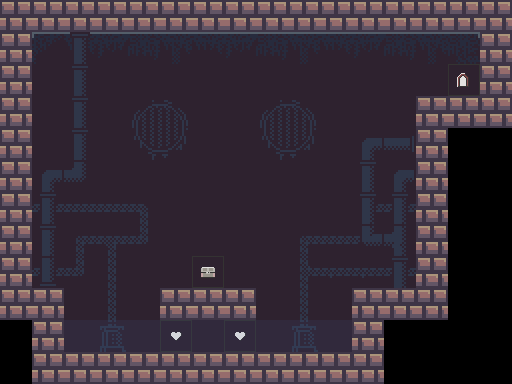

Rendered tile map (Tiled .tmx) drawn with the repository's tilesets; below, a short description and the full map source, tile grids included:
An orthogonal 16x12 tile map with 32x32 px tiles, 7 tile layers (BG, DT, TR, OB, ...), 2 tilesets.

<map version="1.4" tiledversion="1.4.3" orientation="orthogonal" renderorder="right-down" width="16" height="12" tilewidth="32" tileheight="32" infinite="0" nextlayerid="8" nextobjectid="1">
 <tileset firstgid="1" source="Terrain.tsx" />
 <tileset firstgid="1025" source="Objects.tsx" />
 <layer id="1" name="BG" width="16" height="12">
  <data encoding="csv">
257,257,257,257,257,257,257,257,257,257,257,257,257,257,257,257,
257,257,257,257,257,257,257,257,257,257,257,257,257,257,257,257,
257,257,257,257,257,257,257,257,257,257,257,257,257,257,257,257,
257,257,257,257,257,257,257,257,257,257,257,257,257,257,257,257,
257,257,257,257,257,257,257,257,257,257,257,257,257,257,0,0,
257,257,257,257,257,257,257,257,257,257,257,257,257,257,0,0,
257,257,257,257,257,257,257,257,257,257,257,257,257,257,0,0,
257,257,257,257,257,257,257,257,257,257,257,257,257,257,0,0,
257,257,257,257,257,257,257,257,257,257,257,257,257,257,0,0,
257,257,257,257,257,257,257,257,257,257,257,257,257,257,0,0,
0,0,257,257,257,257,257,257,257,257,257,257,0,0,0,0,
0,0,257,257,257,257,257,257,257,257,257,257,0,0,0,0
</data>
 </layer>
 <layer id="2" name="DT" width="16" height="12">
  <data encoding="csv">
0,0,0,0,0,0,0,0,0,0,0,0,0,0,0,0,
0,549,552,553,554,555,552,553,554,555,552,553,554,555,581,0,
0,0,0,0,0,0,0,0,0,0,0,0,0,0,0,0,
0,0,0,0,578,579,0,0,578,579,0,0,0,0,0,0,
0,0,0,0,610,611,0,0,610,611,0,0,0,0,0,0,
0,0,0,0,0,0,0,0,0,0,0,0,0,0,0,0,
0,650,650,650,588,0,0,0,0,0,0,585,650,0,0,0,
0,0,585,619,651,0,0,0,0,585,650,651,0,0,0,0,
0,650,651,617,0,0,0,0,0,618,586,586,586,0,0,0,
0,0,0,617,0,0,0,0,0,617,0,0,0,0,0,0,
0,0,0,652,0,0,0,0,0,652,0,0,0,0,0,0,
0,0,0,0,0,0,0,0,0,0,0,0,0,0,0,0
</data>
 </layer>
 <layer id="3" name="TR" width="16" height="12">
  <data encoding="csv">
69,69,69,69,69,69,69,69,69,69,69,69,69,69,69,69,
69,0,0,0,0,0,0,0,0,0,0,0,0,0,0,69,
69,0,0,0,0,0,0,0,0,0,0,0,0,0,0,69,
69,0,0,0,0,0,0,0,0,0,0,0,0,69,69,69,
69,0,0,0,0,0,0,0,0,0,0,0,0,69,0,0,
69,0,0,0,0,0,0,0,0,0,0,0,0,69,0,0,
69,0,0,0,0,0,0,0,0,0,0,0,0,69,0,0,
69,0,0,0,0,0,0,0,0,0,0,0,0,69,0,0,
69,0,0,0,0,0,0,0,0,0,0,0,0,69,0,0,
69,69,0,0,0,69,69,69,0,0,0,69,69,69,0,0,
0,69,0,0,0,0,0,0,0,0,0,69,0,0,0,0,
0,69,69,69,69,69,69,69,69,69,69,69,0,0,0,0
</data>
 </layer>
 <layer id="4" name="OB" width="16" height="12">
  <properties>
   <property name="14,2" value="map:D1CD,x:6,y:25" />
   <property name="6,8" value="persist" />
  </properties>
  <data encoding="csv">
0,0,0,0,0,0,0,0,0,0,0,0,0,0,0,0,
0,0,0,0,0,0,0,0,0,0,0,0,0,0,0,0,
0,0,0,0,0,0,0,0,0,0,0,0,0,0,1026,0,
0,0,0,0,0,0,0,0,0,0,0,0,0,0,0,0,
0,0,0,0,0,0,0,0,0,0,0,0,0,0,0,0,
0,0,0,0,0,0,0,0,0,0,0,0,0,0,0,0,
0,0,0,0,0,0,0,0,0,0,0,0,0,0,0,0,
0,0,0,0,0,0,0,0,0,0,0,0,0,0,0,0,
0,0,0,0,0,0,1033,0,0,0,0,0,0,0,0,0,
0,0,0,0,0,0,0,0,0,0,0,0,0,0,0,0,
0,0,0,0,0,1027,0,1027,0,0,0,0,0,0,0,0,
0,0,0,0,0,0,0,0,0,0,0,0,0,0,0,0
</data>
 </layer>
 <layer id="5" name="EN" width="16" height="12">
  <data encoding="csv">
0,0,0,0,0,0,0,0,0,0,0,0,0,0,0,0,
0,0,0,0,0,0,0,0,0,0,0,0,0,0,0,0,
0,0,0,0,0,0,0,0,0,0,0,0,0,0,0,0,
0,0,0,0,0,0,0,0,0,0,0,0,0,0,0,0,
0,0,0,0,0,0,0,0,0,0,0,0,0,0,0,0,
0,0,0,0,0,0,0,0,0,0,0,0,0,0,0,0,
0,0,0,0,0,0,0,0,0,0,0,0,0,0,0,0,
0,0,0,0,0,0,0,0,0,0,0,0,0,0,0,0,
0,0,0,0,0,0,0,0,0,0,0,0,0,0,0,0,
0,0,0,0,0,0,0,0,0,0,0,0,0,0,0,0,
0,0,0,0,0,0,0,0,0,0,0,0,0,0,0,0,
0,0,0,0,0,0,0,0,0,0,0,0,0,0,0,0
</data>
 </layer>
 <layer id="6" name="OL" width="16" height="12">
  <data encoding="csv">
0,0,0,0,0,0,0,0,0,0,0,0,0,0,0,0,
0,0,783,0,0,0,0,0,0,0,0,0,0,0,0,0,
0,0,783,0,0,0,0,0,0,0,0,0,0,0,0,0,
0,0,783,0,0,0,0,0,0,0,0,0,0,0,0,0,
0,0,783,0,0,0,0,0,0,0,0,780,814,0,0,0,
0,780,782,0,0,0,0,0,0,0,0,783,780,0,0,0,
0,783,0,0,0,0,0,0,0,0,0,783,783,0,0,0,
0,783,0,0,0,0,0,0,0,0,0,812,815,0,0,0,
0,911,0,0,0,0,0,0,0,0,0,0,783,0,0,0,
0,0,0,0,0,0,0,0,0,0,0,0,0,0,0,0,
0,0,0,0,0,0,0,0,0,0,0,0,0,0,0,0,
0,0,0,0,0,0,0,0,0,0,0,0,0,0,0,0
</data>
 </layer>
 <layer id="7" name="WA" width="16" height="12" opacity="0.1">
  <data encoding="csv">
0,0,0,0,0,0,0,0,0,0,0,0,0,0,0,0,
0,0,0,0,0,0,0,0,0,0,0,0,0,0,0,0,
0,0,0,0,0,0,0,0,0,0,0,0,0,0,0,0,
0,0,0,0,0,0,0,0,0,0,0,0,0,0,0,0,
0,0,0,0,0,0,0,0,0,0,0,0,0,0,0,0,
0,0,0,0,0,0,0,0,0,0,0,0,0,0,0,0,
0,0,0,0,0,0,0,0,0,0,0,0,0,0,0,0,
0,0,0,0,0,0,0,0,0,0,0,0,0,0,0,0,
0,0,0,0,0,0,0,0,0,0,0,0,0,0,0,0,
0,0,1089,1089,1089,0,0,0,1089,1089,1089,0,0,0,0,0,
0,0,390,390,390,390,390,390,390,390,390,0,0,0,0,0,
0,0,0,0,0,0,0,0,0,0,0,0,0,0,0,0
</data>
 </layer>
</map>